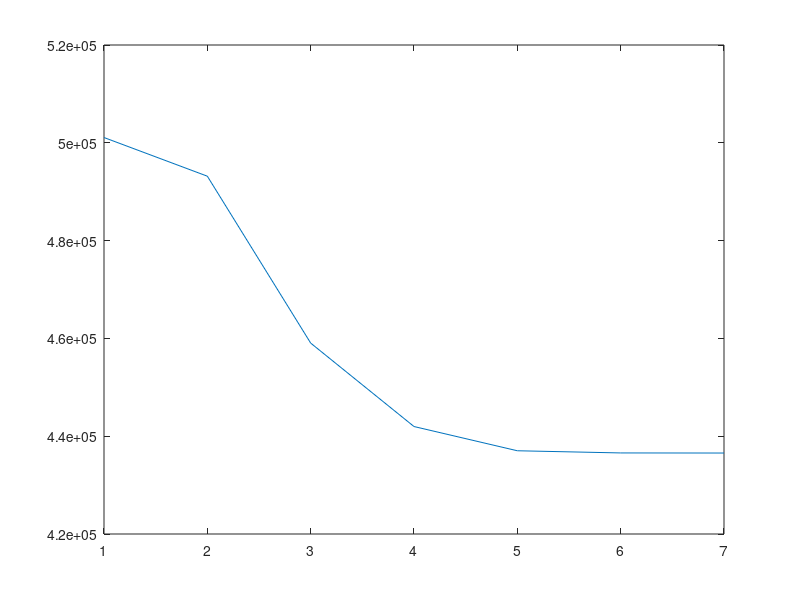

Write the MATLAB code that produced this figure.
function kdd2016Code

clc;clear all;close all;
randn('seed',0); 
rand('seed',0);

m =  1000;
n =  500;
W = randn(m,n);
[A,histroy] = ConvexDP(W);
plot(histroy)




function [A,histroy] = ConvexDP(W)
% This programme solves the following optimization problem:
% min |A|_{2,inf}^2 trace(W'*W*pinv(A)*pinv(A)')
% where |A|_{2,inf} is the maximum l2 norm of column vectors of A
% W: m x n
% A: r x n
% m: Query size
% n: Domain Size

% This is equvilent to the following SDP problem:
% min_X <W'*W,inv(X)>, s.t. diag(X)<=1, X \succ 0
% where A = chol(X)

% Reference: 
% Ganzhao Yuan, Yin Yang, Zhenjie Zhang, Zhifeng Hao.
% Convex Optimization for Linear Query Processing under Approximate Differential Privacy.
% ACM SIGKDD 2016.

accuracy = 1e-5;
max_iter_ls = 50;
max_iter_cg = 5;
theta = 1e-3;

beta = 0.5;
sigma = 1e-4;
[n] = size(W,2);
X = eye(n);
max_iter = 10;
I = eye(n); V = W'*W;
V = V + theta*mean(diag(V))*I;
diag_idx = [1:(n+1):(n*n)];

A = chol(X);
iX = A\(A'\I);
G = - iX*V*iX;
fcurr = sum(sum(V.*iX));
histroy = [];

for iter= 1:max_iter,
    
    % Find search direction
    if(iter==1)
        D = - G;
        D(diag_idx)=0;
        j=0;
    else
        D = zeros(n,n);
        Hx = @(S) -iX*S*G - G*S*iX ;
        D(diag_idx) = 0; R = -G - Hx(D);
        R(diag_idx) = 0; P = R; rsold = sum(sum(R.*R));
        for j=1:max_iter_cg,
            Hp=Hx(P);
            alpha=rsold/sum(sum(P.*Hp));
            D=D+alpha*P;
            D(diag_idx) = 0;
            R=R-alpha*Hp;
            R(diag_idx) = 0;
            rsnew=sum(sum(R.*R));
            if sqrt(rsnew)<1e-8,break;end
            P=R+rsnew/rsold*P;
            rsold=rsnew;
        end
    end
    
    % Find stepsize
    delta = sum(sum(D.*G)); X_old = X; flast = fcurr; histroy = [histroy;fcurr];
    for i = 1:max_iter_ls,
        alpha = beta^(i-1); X = X_old + alpha*D; [A,flag]=chol(X);
        if(flag==0),
            iX  = A\(A'\I); G = - iX*V*iX; fcurr = sum(sum(V.*iX));
            if(fcurr<=flast+alpha*sigma*delta),break;end
        end
    end

    fprintf('iter:%d, fobj:%.2f, opt:%.2e, cg:%d, ls:%d\n',iter,fcurr,norm(D,'fro'),j,i);
    
    % Stop the algorithm when criteria are met
    if(i==max_iter_ls), X = X_old; fcurr = flast; break; end
    if(abs((flast - fcurr)/flast) < accuracy),break; end
end
[A]=chol(X);


 